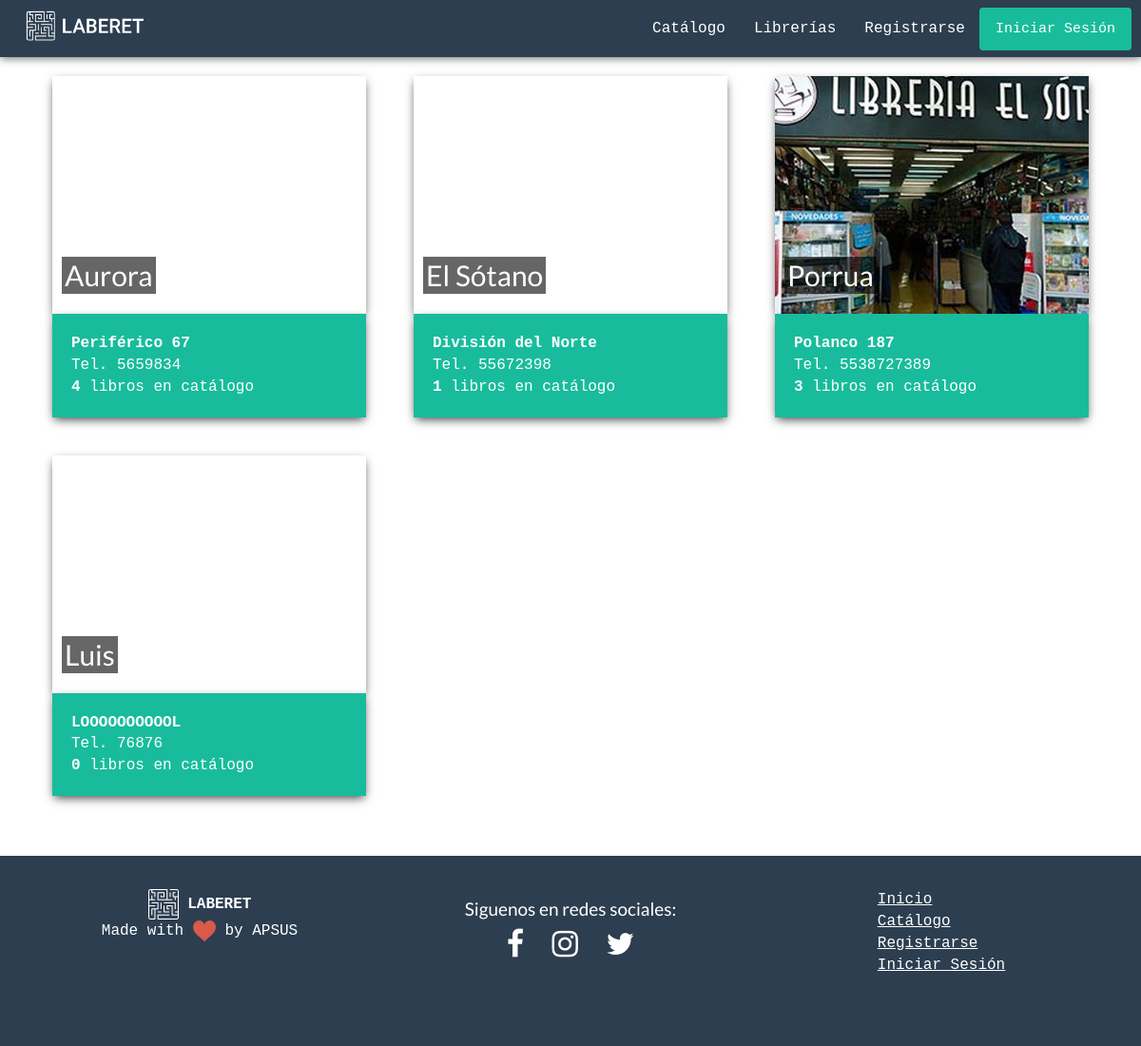
Page /librerias on the earlier database version.
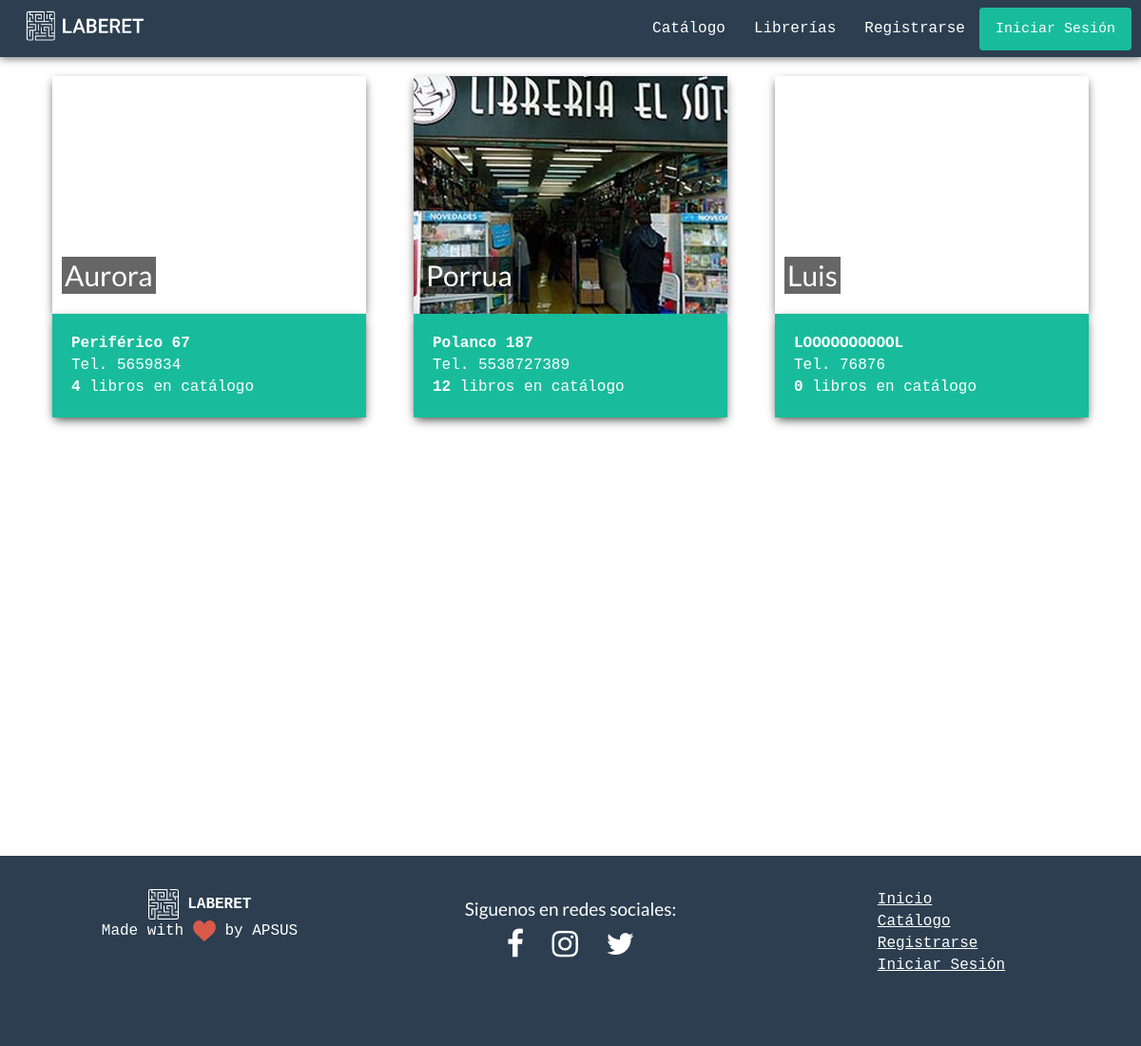
Same page on the later database version.
### tables this page shows
CREATE TABLE `libreria` (
  `idLibreria` int(10) NOT NULL,
  `nombre` varchar(256) NOT NULL,
  `fotoPerfil` varchar(1024) NOT NULL,
  `fotoPortada` varchar(1024) NOT NULL,
  `telefono` varchar(1024) NOT NULL,
  `direccion` varchar(255) NOT NULL,
  `coordenadas` varchar(255) NOT NULL,
  `facebook` varchar(512) DEFAULT NULL,
  `twitter` varchar(512) DEFAULT NULL,
  `instagram` varchar(512) DEFAULT NULL
);

### librerias/librerias.php (called while the page is built, shortened)
<?php
include '../conexion.php';
include_once '../lib/Libreria.php';
$librerias = array();
$sql = "SELECT * FROM libreria;";
$query = mysqli_query($con, $sql);

### lib/Libreria.php (called while the page is built, shortened)
<?php
class Libreria
{
	private $id;
	private $nombre;
	private $fotoPerfil;
	private $telefono;
	private $direccion;
	function fill(array $row) {
		$this->id = $row['idLibreria'];
		$this->nombre = $row['nombre'];
		$this->fotoPerfil = $row['fotoPerfil'];
		$this->telefono = $row['telefono'];
		$this->direccion = $row['direccion'];
	}
	function getNumLibros() {
		include "../conexion.php";
		$sql = "SELECT COUNT(idLibro) as num from libro where idLibreria = ".$this->id.";";
		$query = mysqli_query($con, $sql);
		$num = 0;
		if ($row = mysqli_fetch_array($query)) {
			$num = $row['num'];
		}
		return $num;
	}
	public function getId(){
		return $this->id;
	}
	public function getNombre(){
		return $this->nombre;
	}
	public function getFotoPerfil(){
		return $this->fotoPerfil;
	}
	public function getTelefono(){
		return $this->telefono;
	}
	public function getDireccion(){
		return $this->direccion;
	}
}

### conexion.php (called while the page is built, shortened)
<?php
$sql = " SET NAMES UTF8;";

### librerias/index.php (the view, shortened to what this page needs)
<!DOCTYPE html>
<html>
<head>
	<link rel="stylesheet" href="../css/bootstrap.min.css">
	<link rel="stylesheet" href="../css/librerias-style.css">
	<link rel="stylesheet" type="text/css" href="https://maxcdn.bootstrapcdn.com/font-awesome/4.7.0/css/font-awesome.min.css">
</head>
<body>
	<?php
		$current_page = "infoLibreria";
		if (!isset($_SESSION['tipo'])) {
			include '../components/navbar-visitante.php';
		} else if ($_SESSION['tipo'] == 'invitado') {
			include '../components/navbar-visitante.php';
		} else if ($_SESSION['tipo'] == 'usuario') {
			include '../components/navbar-user.php';
		} else {
			include '../components/navbar-libreria.php';
		}
	?>
	<?php include "librerias.php" ?>
	<div class="container muestra">
	<?php foreach ($librerias as $libreria): ?>
		<div class="libreria col-lg-4 col-md-4 col-sm-6 col-xs-6" data-id="<?php echo $libreria->getId() ?>">
			<div class="wrap">
				<div class="imagen" style="background: url(../<?php echo $libreria->getFotoPerfil(); ?>) no-repeat no-repeat center center;">
					<h3><?php echo $libreria->getNombre(); ?></h3>
				</div>
				<div class="info">
					<p><b><?php echo $libreria->getDireccion() ?></b></p>
					<p>Tel. <?php echo $libreria->getTelefono() ?></p>
					<p><b><?php echo $libreria->getNumLibros() ?></b> libros en catálogo</p>
				</div>
			</div>
		</div>
	<?php endforeach; ?>
	</div>
</body>
</html>

### components/navbar-visitante.php (shortened to what this page needs)
<link rel="stylesheet" href="../css/navbar-vis.css">
<nav class="navbar navbar-default navbar-fixed-top" role="navigation">
      <div class="navbar-header col-lg-2 col-md-2">
        <a class="navbar-brand navbar-left" href="../"><img id="icon" src="../img/logo.png" alt=""></a>
      </div>
      <div class="collapse navbar-collapse" id="collapse-target">
       <div id="list" class="col-lg-10 col-md-10">
          <ul class="nav navbar-nav navbar-right">
                  <?php if($current_page == 'buscar') : ?>
                    <li class="active"><a href="">Catálogo</a></li>
                  <?php else: ?>
                    <li><a href="../buscar">Catálogo</a></li>
                  <?php endif; ?>
                  <li><a href="../librerias">Librerías</a></li>
                  <?php if($current_page == 'registrarse') : ?>
                    <li class="active"><a href="">Registrarse</a></li><li>
                  <?php else: ?>
                    <li><a href="../registrarse">Registrarse</a></li>
                  <li>
                  <?php endif; ?>
                    <p class="navbar-btn">
                      <?php if($current_page == 'inicio_sesion') : ?>
                        <a href="" class="btn btn-success">Iniciar Sesión</a>
                      <?php else: ?>
                        <a href="../inicioSesion" class="btn btn-success">Iniciar Sesión</a>
                      <?php endif; ?>
                    </p>
                  </li>
        </ul>
       </div>
      </div>
  </nav>

### css/librerias-style.css (style rules this page uses)
html,body { height:100%;width:100%;margin:0px;padding:0px;font-size:12pt;font-family:'Roboto Mono',monospace }
.muestra { min-height:100%;margin:0 auto;margin-top:50px;margin-bottom:50px }
.muestra .libreria .wrap { padding:10px 10px 10px;margin-top:20px;cursor:pointer }
.muestra .libreria .wrap .imagen { height:250px;width:100%;margin-bottom:0px;-webkit-box-shadow:0 4px 10px -2px rgba(0,0,0,0.75);-moz-box-shadow:0 4px 10px -2px rgba(0,0,0,0.75);box-shadow:0 4px 10px -2px rgba(0,0,0,0.75);-webkit-transition:all 400ms ease;-moz-transition:all 400ms ease;-ms-transition:all 400ms ease;-o-transition:all 400ms ease;transition:all 400ms ease }
.muestra .libreria .wrap .imagen h3 { margin-top:0px;position:absolute;top:220px;margin-left:10px;color:white;background-color:rgba(0,0,0,0.6);padding:3px 3px 3px 3px;font-size:30px }
.muestra .libreria .wrap .info { margin-top:0px;padding:20px 20px 20px 20px;background-color:#18BC9C;color:white;-webkit-box-shadow:0 4px 10px -2px rgba(0,0,0,0.75);-moz-box-shadow:0 4px 10px -2px rgba(0,0,0,0.75);box-shadow:0 4px 10px -2px rgba(0,0,0,0.75);-webkit-transition:all 400ms ease;-moz-transition:all 400ms ease;-ms-transition:all 400ms ease;-o-transition:all 400ms ease;transition:all 400ms ease }
.muestra .libreria .wrap .info p { margin:0px }
.footer { height:fit-content;padding-top:30px;padding-bottom:20px;color:white;background:#2C3E50 }
.footer .row-fluid { margin-top:20px }
.footer .menu { width:fit-content;margin:0 auto }
.footer a { color:white;text-decoration:underline }

### css/navbar-vis.css (style rules this page uses)
.navbar-default { background-color:#2C3E50;color:white;padding-right:10px;-webkit-box-shadow:0 1px 9px 0 rgba(50,50,50,0.75);-moz-box-shadow:0 1px 9px 0 rgba(50,50,50,0.75);box-shadow:0 1px 9px 0 rgba(50,50,50,0.75);margin-bottom:0px;border-radius:0 }
.navbar-default .navbar-brand img { height:75px;width:150px;margin-left:-20px;margin-top:-30px }

### css/footer.css (style rules this page uses)
.footer { background:#2C3E50;height:25%;padding-top:15px;color:white }
.footer .menu { width:fit-content;margin:0 auto }
.footer .redes-iconos i { font-size:32px;padding:0px 10px 0px 10px }
.footer a { color:white;text-decoration:underline }

Differences in the rows shown:
removed libreria: nombre "El Sótano", direccion "División del Norte", telefono "55672398", NumLibros "1"
computed for libreria "Porrua": NumLibros "3" → "12"
